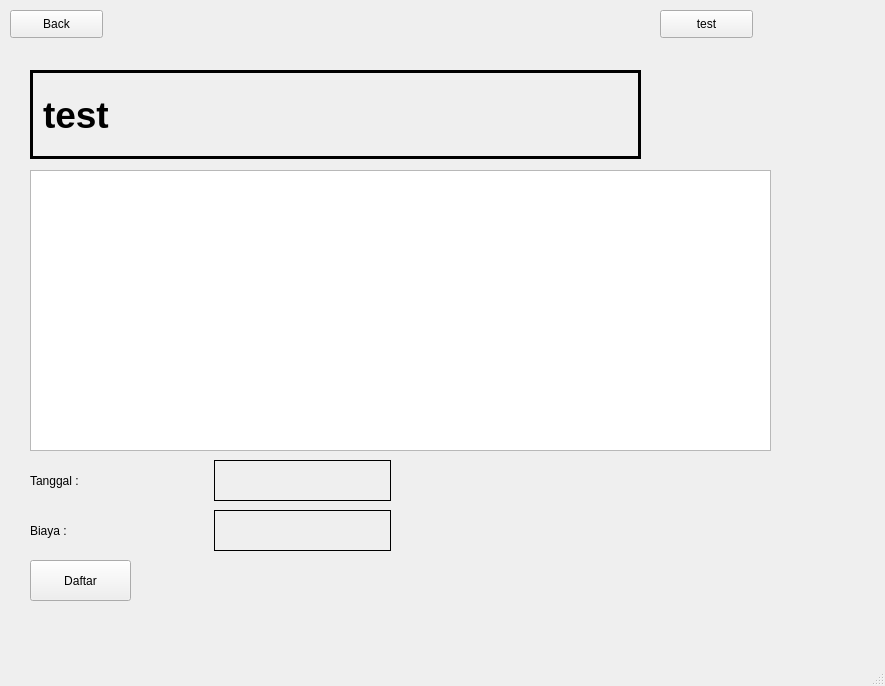
<?xml version="1.0" encoding="UTF-8"?>
<ui version="4.0">
 <class>DetailEventWindow</class>
 <widget class="QMainWindow" name="DetailEventWindow">
  <property name="geometry">
   <rect>
    <x>0</x>
    <y>0</y>
    <width>885</width>
    <height>686</height>
   </rect>
  </property>
  <property name="cursor">
   <cursorShape>ArrowCursor</cursorShape>
  </property>
  <property name="windowTitle">
   <string>MainWindow</string>
  </property>
  <widget class="QWidget" name="centralwidget">
   <widget class="QWidget" name="verticalLayoutWidget">
    <property name="geometry">
     <rect>
      <x>30</x>
      <y>170</y>
      <width>741</width>
      <height>281</height>
     </rect>
    </property>
    <layout class="QVBoxLayout" name="verticalLayout">
     <item>
      <widget class="QTextEdit" name="textDeskripsiEvent">
       <property name="readOnly">
        <bool>true</bool>
       </property>
       <property name="html">
        <string>&lt;!DOCTYPE HTML PUBLIC &quot;-//W3C//DTD HTML 4.0//EN&quot; &quot;http://www.w3.org/TR/REC-html40/strict.dtd&quot;&gt;
&lt;html&gt;&lt;head&gt;&lt;meta name=&quot;qrichtext&quot; content=&quot;1&quot; /&gt;&lt;style type=&quot;text/css&quot;&gt;
p, li { white-space: pre-wrap; }
&lt;/style&gt;&lt;/head&gt;&lt;body style=&quot; font-family:'MS Shell Dlg 2'; font-size:7.8pt; font-weight:400; font-style:normal;&quot;&gt;
&lt;p style=&quot;-qt-paragraph-type:empty; margin-top:0px; margin-bottom:0px; margin-left:0px; margin-right:0px; -qt-block-indent:0; text-indent:0px;&quot;&gt;&lt;br /&gt;&lt;/p&gt;&lt;/body&gt;&lt;/html&gt;</string>
       </property>
      </widget>
     </item>
    </layout>
   </widget>
   <widget class="QWidget" name="verticalLayoutWidget_2">
    <property name="geometry">
     <rect>
      <x>30</x>
      <y>70</y>
      <width>611</width>
      <height>89</height>
     </rect>
    </property>
    <layout class="QVBoxLayout" name="verticalLayout_2">
     <item>
      <widget class="QLabel" name="namaEventLabel">
       <property name="font">
        <font>
         <family>Arial</family>
         <pointsize>28</pointsize>
         <weight>75</weight>
         <bold>true</bold>
        </font>
       </property>
       <property name="styleSheet">
        <string notr="true">border: 3px solid black;</string>
       </property>
       <property name="text">
        <string>test</string>
       </property>
      </widget>
     </item>
    </layout>
   </widget>
   <widget class="QPushButton" name="daftarButton">
    <property name="geometry">
     <rect>
      <x>30</x>
      <y>560</y>
      <width>101</width>
      <height>41</height>
     </rect>
    </property>
    <property name="cursor">
     <cursorShape>PointingHandCursor</cursorShape>
    </property>
    <property name="text">
     <string>Daftar</string>
    </property>
   </widget>
   <widget class="QPushButton" name="backButton">
    <property name="geometry">
     <rect>
      <x>10</x>
      <y>10</y>
      <width>93</width>
      <height>28</height>
     </rect>
    </property>
    <property name="cursor">
     <cursorShape>PointingHandCursor</cursorShape>
    </property>
    <property name="text">
     <string>Back</string>
    </property>
   </widget>
   <widget class="QPushButton" name="testButton">
    <property name="geometry">
     <rect>
      <x>660</x>
      <y>10</y>
      <width>93</width>
      <height>28</height>
     </rect>
    </property>
    <property name="text">
     <string>test</string>
    </property>
   </widget>
   <widget class="QWidget" name="horizontalLayoutWidget">
    <property name="geometry">
     <rect>
      <x>30</x>
      <y>460</y>
      <width>361</width>
      <height>41</height>
     </rect>
    </property>
    <layout class="QHBoxLayout" name="horizontalLayout">
     <item>
      <widget class="QLabel" name="label_2">
       <property name="text">
        <string>Tanggal :</string>
       </property>
      </widget>
     </item>
     <item>
      <widget class="QLabel" name="dateLabel">
       <property name="styleSheet">
        <string notr="true">border:1px solid black;</string>
       </property>
       <property name="text">
        <string/>
       </property>
      </widget>
     </item>
    </layout>
   </widget>
   <widget class="QWidget" name="horizontalLayoutWidget_2">
    <property name="geometry">
     <rect>
      <x>30</x>
      <y>510</y>
      <width>361</width>
      <height>41</height>
     </rect>
    </property>
    <layout class="QHBoxLayout" name="horizontalLayout_2">
     <item>
      <widget class="QLabel" name="label_3">
       <property name="text">
        <string>Biaya :</string>
       </property>
      </widget>
     </item>
     <item>
      <widget class="QLabel" name="biayaLabel">
       <property name="styleSheet">
        <string notr="true">border: 1px solid black;</string>
       </property>
       <property name="text">
        <string/>
       </property>
      </widget>
     </item>
    </layout>
   </widget>
  </widget>
  <widget class="QStatusBar" name="statusbar"/>
 </widget>
 <resources/>
 <connections/>
</ui>
